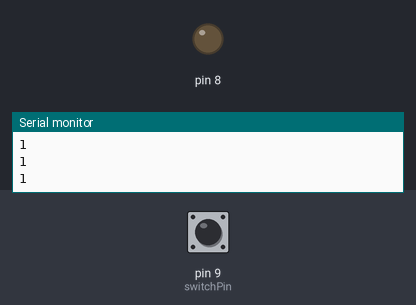
The sketch below on a simulated Arduino Uno, built with avr-gcc and run on an emulated ATmega328P. On the bench: output pins drawn as LEDs (lit = HIGH), the last lines printed to the serial monitor. Dashed ring = blinking. The test bench sets the inputs (shaded band); at power-on: pin 9 (switchPin) HIGH.

Above: at 1.2 s.
1.3 s: pin 9 (switchPin) pulled LOW for 1 s
At 1.5 s:
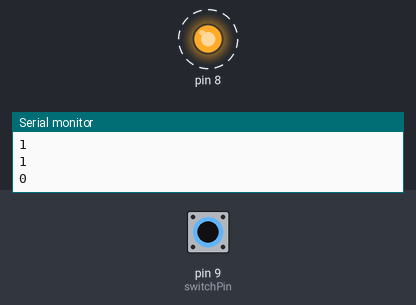
4.1 s: pin 9 (switchPin) pulled LOW for 3.2 s
At 4.3 s:
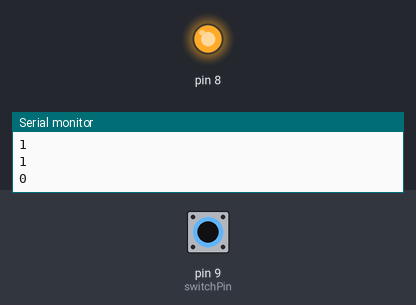
Timing chart, 0 to 9.1 s (numbered marks = the images above; inputs shaded):
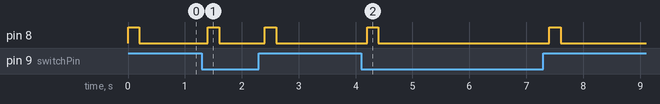

Measured:
- after the input at 1.3 s, pin 8: alternates HIGH for 0.20 s and LOW for 0.80 s, 4 changes in all, then stays LOW, starting after 0.10 s
- after the input at 4.1 s, pin 8: alternates HIGH for 0.20 s and LOW for 3.0 s, 4 changes in all, then stays LOW, starting after 0.10 s

The sketch:

reed.ino
```cpp
const int switchPin = 9;     //     // Reed switch to digital pin 2

int buzzer = 0;
int buzzerAnterior = 0;

void setup() {
  pinMode(switchPin, INPUT);        // switchPin is an input
  pinMode(8, OUTPUT);
  digitalWrite(switchPin, HIGH);    // Activate internal pullup resistor
  Serial.begin(9600);
}

void loop() {
  buzzer = digitalRead(switchPin);
  Serial.println(buzzer);  // Display current value

  if (buzzer != buzzerAnterior)
  {
    digitalWrite(8, HIGH);
  } else if (buzzer == buzzerAnterior)
  {
    digitalWrite(8, LOW);
  }

  buzzerAnterior = digitalRead(switchPin);
  delay(200);
}
```
